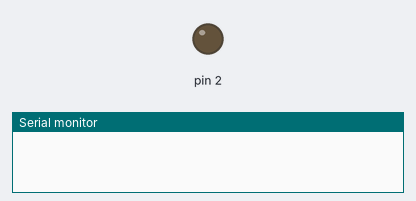
Simulated run of this sketch. Board: Arduino Uno, built with avr-gcc and run on an emulated ATmega328P. Parts: output pins drawn as LEDs (lit = HIGH), the last lines printed to the serial monitor. The audio player accepts every command and is not drawn.

Above: at 0.1 s.
At 0.6 s:
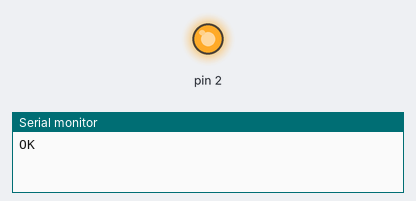
Timing chart, 0 to 2.1 s (numbered marks = the images above):
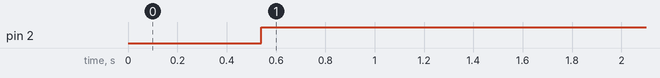

The sketch:

mp3new.ino
```cpp
#include "SoftwareSerial.h"
#include "DFRobotDFPlayerMini.h"

// Use pins 2 and 3 to communicate with DFPlayer Mini
static const uint8_t PIN_MP3_TX = 12; // Connects to module's RX
static const uint8_t PIN_MP3_RX = 13; // Connects to module's TX
SoftwareSerial softwareSerial(PIN_MP3_RX, PIN_MP3_TX);

// Create the Player object
DFRobotDFPlayerMini player;

void setup() {

  // Init USB serial port for debugging
  Serial.begin(9600);
  // Init serial port for DFPlayer Mini
  softwareSerial.begin(9600);

  // Start communication with DFPlayer Mini
  if (player.begin(softwareSerial)) {
   Serial.println("OK");

    // Set volume to maximum (0 to 30).
    player.volume(30);
    // Play the first MP3 file on the SD card
    player.loop(1);
  } else {
    Serial.println("Connecting to DFPlayer Mini failed!");
  }
  pinMode( 1, INPUT_PULLUP );
  pinMode( 2, OUTPUT );
}

void loop() {
  digitalWrite( 2, digitalRead( 1 ) );
}
```

Measured:
- by itself, pin 2: LOW → HIGH at 0.54 s
